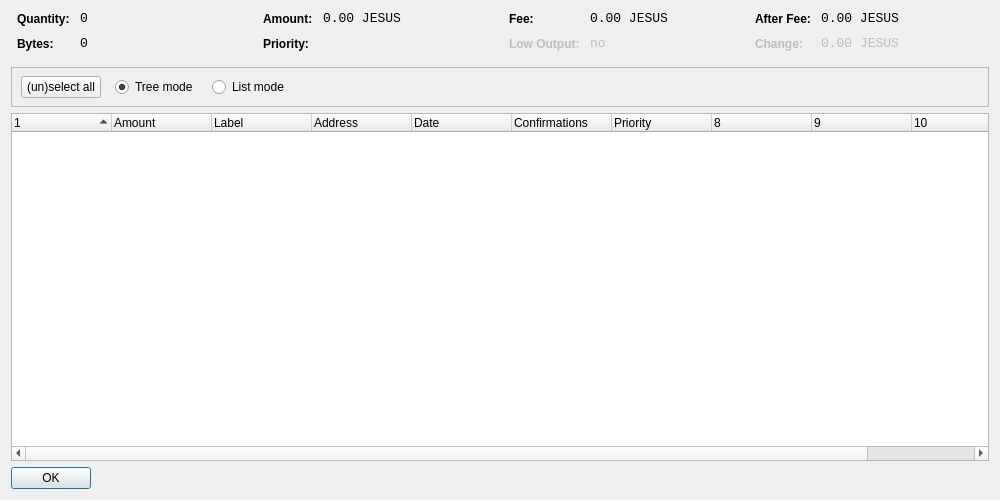
<?xml version="1.0" encoding="UTF-8"?>
<ui version="4.0">
 <class>CoinControlDialog</class>
 <widget class="QDialog" name="CoinControlDialog">
  <property name="geometry">
   <rect>
    <x>0</x>
    <y>0</y>
    <width>1000</width>
    <height>500</height>
   </rect>
  </property>
  <property name="windowTitle">
   <string>Coin Control</string>
  </property>
  <layout class="QVBoxLayout" name="verticalLayout">
   <item>
    <layout class="QHBoxLayout" name="horizontalLayoutTop" stretch="0,0,0,0">
     <property name="topMargin">
      <number>0</number>
     </property>
     <property name="bottomMargin">
      <number>10</number>
     </property>
     <item>
      <layout class="QFormLayout" name="formLayoutCoinControl1">
       <property name="horizontalSpacing">
        <number>10</number>
       </property>
       <property name="verticalSpacing">
        <number>10</number>
       </property>
       <property name="leftMargin">
        <number>6</number>
       </property>
       <property name="rightMargin">
        <number>6</number>
       </property>
       <item row="0" column="0">
        <widget class="QLabel" name="labelCoinControlQuantityText">
         <property name="styleSheet">
          <string notr="true">font-weight:bold;</string>
         </property>
         <property name="text">
          <string>Quantity:</string>
         </property>
        </widget>
       </item>
       <item row="0" column="1">
        <widget class="QLabel" name="labelCoinControlQuantity">
         <property name="font">
          <font>
           <family>Monospace</family>
           <pointsize>10</pointsize>
          </font>
         </property>
         <property name="cursor">
          <cursorShape>IBeamCursor</cursorShape>
         </property>
         <property name="contextMenuPolicy">
          <enum>Qt::ActionsContextMenu</enum>
         </property>
         <property name="text">
          <string notr="true">0</string>
         </property>
         <property name="textInteractionFlags">
          <set>Qt::LinksAccessibleByMouse|Qt::TextSelectableByKeyboard|Qt::TextSelectableByMouse</set>
         </property>
        </widget>
       </item>
       <item row="1" column="0">
        <widget class="QLabel" name="labelCoinControlBytesText">
         <property name="styleSheet">
          <string notr="true">font-weight:bold;</string>
         </property>
         <property name="text">
          <string>Bytes:</string>
         </property>
        </widget>
       </item>
       <item row="1" column="1">
        <widget class="QLabel" name="labelCoinControlBytes">
         <property name="font">
          <font>
           <family>Monospace</family>
           <pointsize>10</pointsize>
          </font>
         </property>
         <property name="cursor">
          <cursorShape>IBeamCursor</cursorShape>
         </property>
         <property name="contextMenuPolicy">
          <enum>Qt::ActionsContextMenu</enum>
         </property>
         <property name="text">
          <string notr="true">0</string>
         </property>
         <property name="textInteractionFlags">
          <set>Qt::LinksAccessibleByMouse|Qt::TextSelectableByKeyboard|Qt::TextSelectableByMouse</set>
         </property>
        </widget>
       </item>
      </layout>
     </item>
     <item>
      <layout class="QFormLayout" name="formLayoutCoinControl2">
       <property name="horizontalSpacing">
        <number>10</number>
       </property>
       <property name="verticalSpacing">
        <number>10</number>
       </property>
       <property name="leftMargin">
        <number>6</number>
       </property>
       <property name="rightMargin">
        <number>6</number>
       </property>
       <item row="0" column="0">
        <widget class="QLabel" name="labelCoinControlAmountText">
         <property name="styleSheet">
          <string notr="true">font-weight:bold;</string>
         </property>
         <property name="text">
          <string>Amount:</string>
         </property>
        </widget>
       </item>
       <item row="0" column="1">
        <widget class="QLabel" name="labelCoinControlAmount">
         <property name="font">
          <font>
           <family>Monospace</family>
           <pointsize>10</pointsize>
          </font>
         </property>
         <property name="cursor">
          <cursorShape>IBeamCursor</cursorShape>
         </property>
         <property name="contextMenuPolicy">
          <enum>Qt::ActionsContextMenu</enum>
         </property>
         <property name="text">
          <string notr="true">0.00 JESUS</string>
         </property>
         <property name="textInteractionFlags">
          <set>Qt::LinksAccessibleByMouse|Qt::TextSelectableByKeyboard|Qt::TextSelectableByMouse</set>
         </property>
        </widget>
       </item>
       <item row="1" column="0">
        <widget class="QLabel" name="labelCoinControlPriorityText">
         <property name="styleSheet">
          <string notr="true">font-weight:bold;</string>
         </property>
         <property name="text">
          <string>Priority:</string>
         </property>
        </widget>
       </item>
       <item row="1" column="1">
        <widget class="QLabel" name="labelCoinControlPriority">
         <property name="font">
          <font>
           <family>Monospace</family>
           <pointsize>10</pointsize>
          </font>
         </property>
         <property name="cursor">
          <cursorShape>IBeamCursor</cursorShape>
         </property>
         <property name="contextMenuPolicy">
          <enum>Qt::ActionsContextMenu</enum>
         </property>
         <property name="text">
          <string/>
         </property>
         <property name="textInteractionFlags">
          <set>Qt::LinksAccessibleByMouse|Qt::TextSelectableByKeyboard|Qt::TextSelectableByMouse</set>
         </property>
        </widget>
       </item>
      </layout>
     </item>
     <item>
      <layout class="QFormLayout" name="formLayoutCoinControl3">
       <property name="horizontalSpacing">
        <number>10</number>
       </property>
       <property name="verticalSpacing">
        <number>10</number>
       </property>
       <property name="leftMargin">
        <number>6</number>
       </property>
       <property name="rightMargin">
        <number>6</number>
       </property>
       <item row="0" column="0">
        <widget class="QLabel" name="labelCoinControlFeeText">
         <property name="styleSheet">
          <string notr="true">font-weight:bold;</string>
         </property>
         <property name="text">
          <string>Fee:</string>
         </property>
        </widget>
       </item>
       <item row="0" column="1">
        <widget class="QLabel" name="labelCoinControlFee">
         <property name="font">
          <font>
           <family>Monospace</family>
           <pointsize>10</pointsize>
          </font>
         </property>
         <property name="cursor">
          <cursorShape>IBeamCursor</cursorShape>
         </property>
         <property name="contextMenuPolicy">
          <enum>Qt::ActionsContextMenu</enum>
         </property>
         <property name="text">
          <string notr="true">0.00 JESUS</string>
         </property>
         <property name="textInteractionFlags">
          <set>Qt::LinksAccessibleByMouse|Qt::TextSelectableByKeyboard|Qt::TextSelectableByMouse</set>
         </property>
        </widget>
       </item>
       <item row="1" column="0">
        <widget class="QLabel" name="labelCoinControlLowOutputText">
         <property name="enabled">
          <bool>false</bool>
         </property>
         <property name="styleSheet">
          <string notr="true">font-weight:bold;</string>
         </property>
         <property name="text">
          <string>Low Output:</string>
         </property>
        </widget>
       </item>
       <item row="1" column="1">
        <widget class="QLabel" name="labelCoinControlLowOutput">
         <property name="enabled">
          <bool>false</bool>
         </property>
         <property name="font">
          <font>
           <family>Monospace</family>
           <pointsize>10</pointsize>
          </font>
         </property>
         <property name="cursor">
          <cursorShape>IBeamCursor</cursorShape>
         </property>
         <property name="contextMenuPolicy">
          <enum>Qt::ActionsContextMenu</enum>
         </property>
         <property name="text">
          <string notr="true">no</string>
         </property>
         <property name="textInteractionFlags">
          <set>Qt::LinksAccessibleByMouse|Qt::TextSelectableByKeyboard|Qt::TextSelectableByMouse</set>
         </property>
        </widget>
       </item>
      </layout>
     </item>
     <item>
      <layout class="QFormLayout" name="formLayoutCoinControl4">
       <property name="horizontalSpacing">
        <number>10</number>
       </property>
       <property name="verticalSpacing">
        <number>10</number>
       </property>
       <property name="leftMargin">
        <number>6</number>
       </property>
       <property name="rightMargin">
        <number>6</number>
       </property>
       <item row="0" column="0">
        <widget class="QLabel" name="labelCoinControlAfterFeeText">
         <property name="styleSheet">
          <string notr="true">font-weight:bold;</string>
         </property>
         <property name="text">
          <string>After Fee:</string>
         </property>
        </widget>
       </item>
       <item row="0" column="1">
        <widget class="QLabel" name="labelCoinControlAfterFee">
         <property name="font">
          <font>
           <family>Monospace</family>
           <pointsize>10</pointsize>
          </font>
         </property>
         <property name="cursor">
          <cursorShape>IBeamCursor</cursorShape>
         </property>
         <property name="contextMenuPolicy">
          <enum>Qt::ActionsContextMenu</enum>
         </property>
         <property name="text">
          <string notr="true">0.00 JESUS</string>
         </property>
         <property name="textInteractionFlags">
          <set>Qt::LinksAccessibleByMouse|Qt::TextSelectableByKeyboard|Qt::TextSelectableByMouse</set>
         </property>
        </widget>
       </item>
       <item row="1" column="0">
        <widget class="QLabel" name="labelCoinControlChangeText">
         <property name="enabled">
          <bool>false</bool>
         </property>
         <property name="styleSheet">
          <string notr="true">font-weight:bold;</string>
         </property>
         <property name="text">
          <string>Change:</string>
         </property>
        </widget>
       </item>
       <item row="1" column="1">
        <widget class="QLabel" name="labelCoinControlChange">
         <property name="enabled">
          <bool>false</bool>
         </property>
         <property name="font">
          <font>
           <family>Monospace</family>
           <pointsize>10</pointsize>
          </font>
         </property>
         <property name="cursor">
          <cursorShape>IBeamCursor</cursorShape>
         </property>
         <property name="contextMenuPolicy">
          <enum>Qt::ActionsContextMenu</enum>
         </property>
         <property name="text">
          <string notr="true">0.00 JESUS</string>
         </property>
         <property name="textInteractionFlags">
          <set>Qt::LinksAccessibleByMouse|Qt::TextSelectableByKeyboard|Qt::TextSelectableByMouse</set>
         </property>
        </widget>
       </item>
      </layout>
     </item>
    </layout>
   </item>
   <item>
    <widget class="QFrame" name="frame">
     <property name="minimumSize">
      <size>
       <width>0</width>
       <height>40</height>
      </size>
     </property>
     <property name="frameShape">
      <enum>QFrame::StyledPanel</enum>
     </property>
     <property name="frameShadow">
      <enum>QFrame::Sunken</enum>
     </property>
     <widget class="QWidget" name="horizontalLayoutWidget">
      <property name="geometry">
       <rect>
        <x>10</x>
        <y>0</y>
        <width>781</width>
        <height>41</height>
       </rect>
      </property>
      <layout class="QHBoxLayout" name="horizontalLayoutPanel" stretch="0,0,0,0">
       <property name="spacing">
        <number>14</number>
       </property>
       <item>
        <widget class="QPushButton" name="pushButtonSelectAll">
         <property name="sizePolicy">
          <sizepolicy hsizetype="Maximum" vsizetype="Fixed">
           <horstretch>0</horstretch>
           <verstretch>0</verstretch>
          </sizepolicy>
         </property>
         <property name="text">
          <string>(un)select all</string>
         </property>
        </widget>
       </item>
       <item>
        <widget class="QRadioButton" name="radioTreeMode">
         <property name="sizePolicy">
          <sizepolicy hsizetype="Maximum" vsizetype="Fixed">
           <horstretch>0</horstretch>
           <verstretch>0</verstretch>
          </sizepolicy>
         </property>
         <property name="text">
          <string>Tree mode</string>
         </property>
         <property name="checked">
          <bool>true</bool>
         </property>
        </widget>
       </item>
       <item>
        <widget class="QRadioButton" name="radioListMode">
         <property name="sizePolicy">
          <sizepolicy hsizetype="Maximum" vsizetype="Fixed">
           <horstretch>0</horstretch>
           <verstretch>0</verstretch>
          </sizepolicy>
         </property>
         <property name="text">
          <string>List mode</string>
         </property>
        </widget>
       </item>
       <item>
        <spacer name="horizontalSpacer">
         <property name="orientation">
          <enum>Qt::Horizontal</enum>
         </property>
         <property name="sizeHint" stdset="0">
          <size>
           <width>40</width>
           <height>20</height>
          </size>
         </property>
        </spacer>
       </item>
      </layout>
     </widget>
    </widget>
   </item>
   <item>
    <widget class="CoinControlTreeWidget" name="treeWidget">
     <property name="contextMenuPolicy">
      <enum>Qt::CustomContextMenu</enum>
     </property>
     <property name="sortingEnabled">
      <bool>false</bool>
     </property>
     <property name="columnCount">
      <number>11</number>
     </property>
     <attribute name="headerShowSortIndicator" stdset="0">
      <bool>true</bool>
     </attribute>
     <attribute name="headerStretchLastSection">
      <bool>false</bool>
     </attribute>
     <column>
      <property name="text">
       <string/>
      </property>
     </column>
     <column>
      <property name="text">
       <string>Amount</string>
      </property>
     </column>
     <column>
      <property name="text">
       <string>Label</string>
      </property>
     </column>
     <column>
      <property name="text">
       <string>Address</string>
      </property>
     </column>
     <column>
      <property name="text">
       <string>Date</string>
      </property>
     </column>
     <column>
      <property name="text">
       <string>Confirmations</string>
      </property>
      <property name="toolTip">
       <string>Confirmed</string>
      </property>
     </column>
     <column>
      <property name="text">
       <string>Priority</string>
      </property>
     </column>
     <column>
      <property name="text">
       <string/>
      </property>
     </column>
     <column>
      <property name="text">
       <string/>
      </property>
     </column>
     <column>
      <property name="text">
       <string/>
      </property>
     </column>
     <column>
      <property name="text">
       <string/>
      </property>
     </column>
    </widget>
   </item>
   <item>
    <widget class="QDialogButtonBox" name="buttonBox">
     <property name="sizePolicy">
      <sizepolicy hsizetype="Maximum" vsizetype="Fixed">
       <horstretch>0</horstretch>
       <verstretch>0</verstretch>
      </sizepolicy>
     </property>
     <property name="orientation">
      <enum>Qt::Horizontal</enum>
     </property>
     <property name="standardButtons">
      <set>QDialogButtonBox::Ok</set>
     </property>
    </widget>
   </item>
  </layout>
 </widget>
 <customwidgets>
  <customwidget>
   <class>CoinControlTreeWidget</class>
   <extends>QTreeWidget</extends>
   <header>coincontroltreewidget.h</header>
  </customwidget>
 </customwidgets>
 <resources/>
 <connections/>
</ui>
